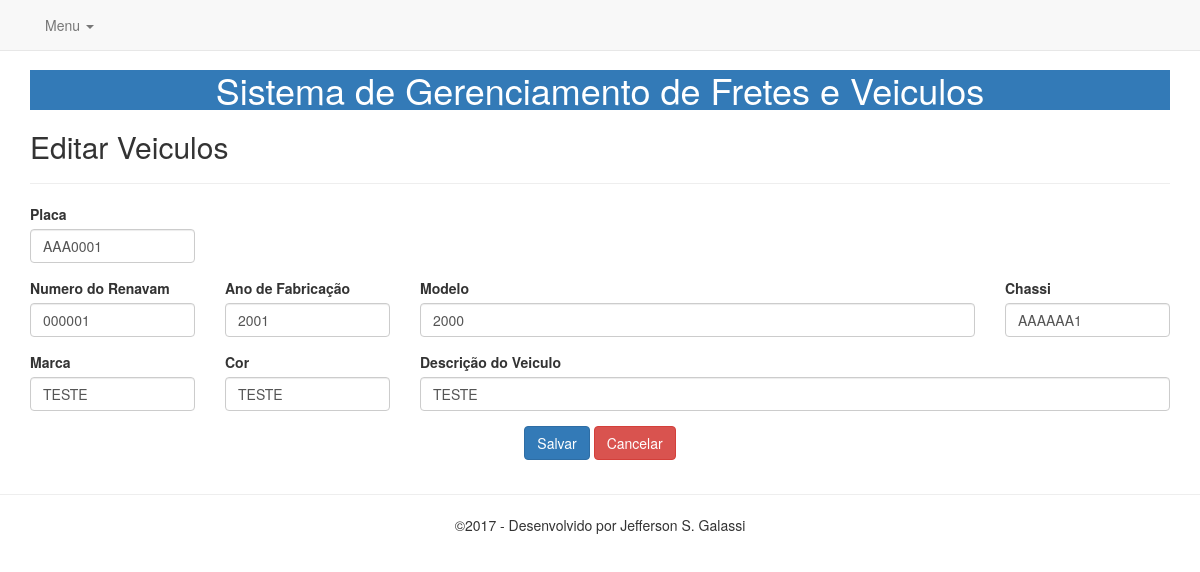
The app's page /veiculos/form_veiculos_edit.php?veiculo_id=1 with its own data.
### tables this page shows
CREATE TABLE `veiculo` (
  `veiculo_id` int(11) NOT NULL,
  `placa` varchar(10) DEFAULT NULL,
  `nro_renavam` varchar(20) DEFAULT NULL,
  `ano` varchar(9) DEFAULT NULL,
  `modelo` varchar(45) DEFAULT NULL,
  `chassi` varchar(25) DEFAULT NULL,
  `marca` varchar(45) DEFAULT NULL,
  `cor` varchar(45) DEFAULT NULL,
  `descricao` text
);

### veiculos/form_veiculos_edit.php (the view, shortened to what this page needs)
<link href="../css/bootstrap.min.css" rel="stylesheet">
<?php include_once '../inc/header.php'; ?>
<?php include_once '../conex/conexao.php';?>
<h2>Editar Veiculos</h2>
<hr/>
<?php
$veiculo_id = $_GET['veiculo_id'];
$rows = $PDO->query("SELECT * FROM trans.veiculo where veiculo_id = '$veiculo_id'");
$row = $rows->fetch (PDO::FETCH_ASSOC);
?>
<form action="edit.php" method="post">
<div class="row">
<div class="form-group col-md-2">
	<label for="campo1">Placa</label>
    <input type="text" class="form-control" name="placa"  style="text-transform:uppercase"  value="<?php echo $row['placa']?>" >
</div>
</div>
<div class="row">
<div class="form-group col-md-2">
	<label for="campo2">Numero do Renavam</label>
	<input type="number" class="form-control" name="nro_renavam" value="<?php echo $row['nro_renavam']?>">
</div>
<div class="form-group col-md-2">
	<label for="campo3">Ano de Fabricação</label>
	<input type="number" class="form-control" name="ano" value="<?php echo $row['ano']?>">
</div>
<div class="form-group col-md-6">
	<label for="campo4">Modelo</label>
	<input type="text" class="form-control" name="modelo"  style="text-transform:uppercase"  value="<?php echo $row['modelo']?>">
</div>
<div class="form-group col-md-2">
	<label for="campo5">Chassi</label>
	<input type="text" class="form-control" name="chassi"  style="text-transform:uppercase"  value="<?php echo $row['chassi']?>" >
</div>
</div>
<div class="row">
<div class="form-group col-md-2">
	<label for="campo6">Marca</label>
	<input type="text" class="form-control" name="marca"  style="text-transform:uppercase"  value="<?php echo $row['marca']?>" >
</div>
<div class="form-group col-md-2">
	<label for="campo7">Cor</label>
	<input type="text" class="form-control" name="cor"  style="text-transform:uppercase"  value="<?php echo $row['cor']?>" >
</div>
<div class="form-group col-md-8">
	<label for="campo5">Descrição do Veiculo</label>
	<input type="text" class="form-control" name="descricao" style="text-transform:uppercase"  value="<?php echo $row['descricao']?>">
</div>
</div>
<center>
<div id="actions" class="row">
	<div class="col-md-12">
		<button type="submit" class="btn btn-primary">Salvar</button>
		<a href="listar_veiculos.php" class="btn btn-danger">Cancelar</a>
</div>
</div>
</center>
</form>
<?php include_once '../inc/footer.php'; ?>

### inc/header.php (style rules this page uses)
body { padding-top: 50px; padding-bottom: 20px; }

### records on screen
veiculo: placa "AAA0001", nro_renavam "000001", ano "2001", modelo "2000", chassi "AAAAAA1", marca "TESTE", cor "TESTE", descricao "TESTE"
